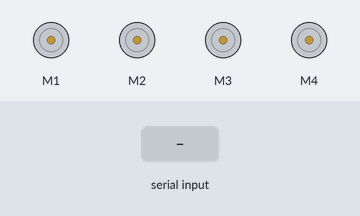
Recording of a sketch running on a simulated Arduino Uno, built with avr-gcc and run on an emulated ATmega328P. Parts: 4 × DC motor (green arrow = forward, orange = backward, longer = faster). Inputs (shaded band) come from the test bench. What the sketch prints to the serial monitor is not drawn.

Above: at 1.2 s.
1.3 s: "forward\n" received over Serial
At 2.4 s:
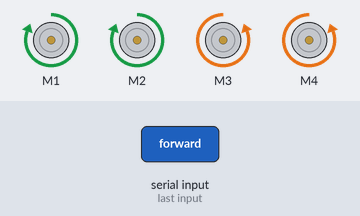
2.8 s: "backward\n" received over Serial
At 3.6 s:
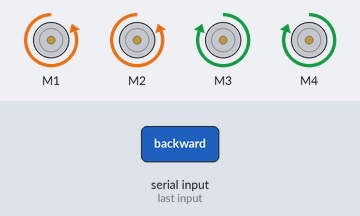
4.3 s: "left\n" received over Serial
At 4.39 s:
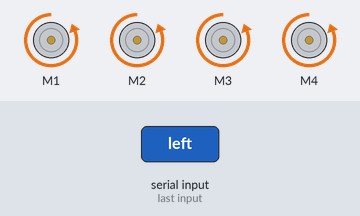
5.9 s: "right\n" received over Serial
At 5.99 s:
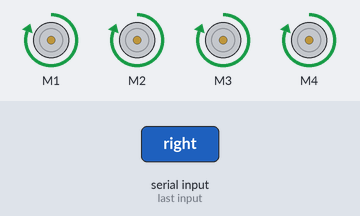
Timing chart, 0 to 8.5 s (numbered marks = the images above; inputs shaded):
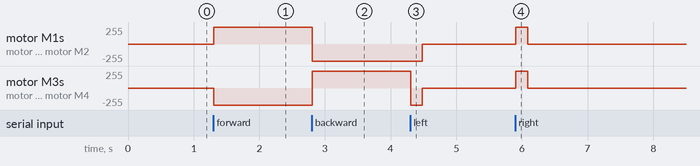

Measured:
- after the input at 1.3 s, motor M1, motor M2: stopped → forward 255/255 at once; motor M3, motor M4: stopped → backward 255/255 at once
- after the input at 2.8 s, motor M1, motor M2: forward 255/255 → backward 255/255 at once; motor M3, motor M4: backward 255/255 → forward 255/255 at once
- after the input at 4.3 s, motor M1, motor M2: backward 255/255 → stopped after 0.19 s; motor M3, motor M4: forward 255/255 → backward 255/255 at once, → stopped 0.18 s later
- after the input at 5.9 s, motor M1–4: stopped → forward 255/255 at once, → stopped 0.18 s later

The sketch:

motor_controll.ino
```cpp
#include <AFMotor.h>

AF_DCMotor motor1(1);
AF_DCMotor motor2(2);
AF_DCMotor motor3(3);
AF_DCMotor motor4(4);

void setup() {
  Serial.begin(9600);
  Serial.println("Motor test!");
  motor1.setSpeed(255);
  motor1.run(RELEASE);

  motor2.setSpeed(255);
  motor2.run(RELEASE);

  motor3.setSpeed(255);
  motor3.run(RELEASE);

  motor4.setSpeed(255);
  motor4.run(RELEASE);

}

void loop() {
  // Serial.println("from arduino to raspbery pi using print function only");
  if (Serial.available()>0){
    String data = Serial.readStringUntil('\n');
    if(data == "forward"){
      straight_forward();
    }
    else if(data == "backward"){
      straight_backward();
    }
    else if(data == "left"){
      left_side(180);
    }
    else if(data == "right"){
      right_side(180);
    }
    else if(data == "stop"){
      stop_();
    }
  }

}

void stop_(){
  motor1.run(RELEASE);
  motor2.run(RELEASE);
  motor3.run(RELEASE);
  motor4.run(RELEASE);
}

void right_side(int t){ //right
  motor1.run(FORWARD);
  motor2.run(FORWARD);
  motor3.run(FORWARD);
  motor4.run(FORWARD);
  delay(t);
  motor1.run(RELEASE);
  motor2.run(RELEASE);
  motor3.run(RELEASE);
  motor4.run(RELEASE);
}

void left_side(int t){ // left
  motor1.run(BACKWARD);
  motor2.run(BACKWARD);
  motor3.run(BACKWARD);
  motor4.run(BACKWARD);
  delay(t);
  motor1.run(RELEASE);
  motor2.run(RELEASE);
  motor3.run(RELEASE);
  motor4.run(RELEASE);
}

void straight_forward(){ //forward
  motor1.run(FORWARD);
  motor2.run(FORWARD);
  motor3.run(BACKWARD);
  motor4.run(BACKWARD);
}

void straight_backward(){ //backward
  motor1.run(BACKWARD);
  motor2.run(BACKWARD);
  motor3.run(FORWARD);
  motor4.run(FORWARD);
}
```
